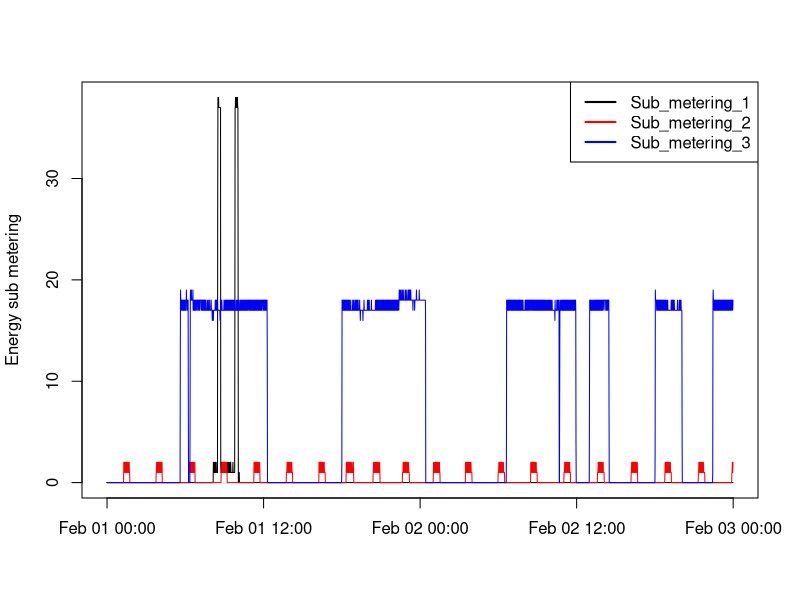

Here is the R script that generated this plot:
library(dplyr)
library(data.table)

# reading in the already "data munged" data set that we created in "plot1.R"

mydata <- tbl_df(read.csv("mydata.csv", stringsAsFactors = FALSE))

mydata <- mutate(mydata, date.time = (as.POSIXct(date.time)))


# Let's do some plotting and saving png file: Plot 3
with(mydata, {
  plot(sub.metering.1 ~ date.time, type="l",
       ylab="Energy sub metering", xlab="")
  lines(sub.metering.2 ~ date.time ,col='Red')
  lines(sub.metering.3~date.time,col='Blue')
})
legend("topright", col=c("black", "red", "blue"), lty=1, lwd=2, 
       legend=c("Sub_metering_1", "Sub_metering_2", "Sub_metering_3"))

dev.copy(png, file="plot3.png", height=480, width=480)
dev.off()